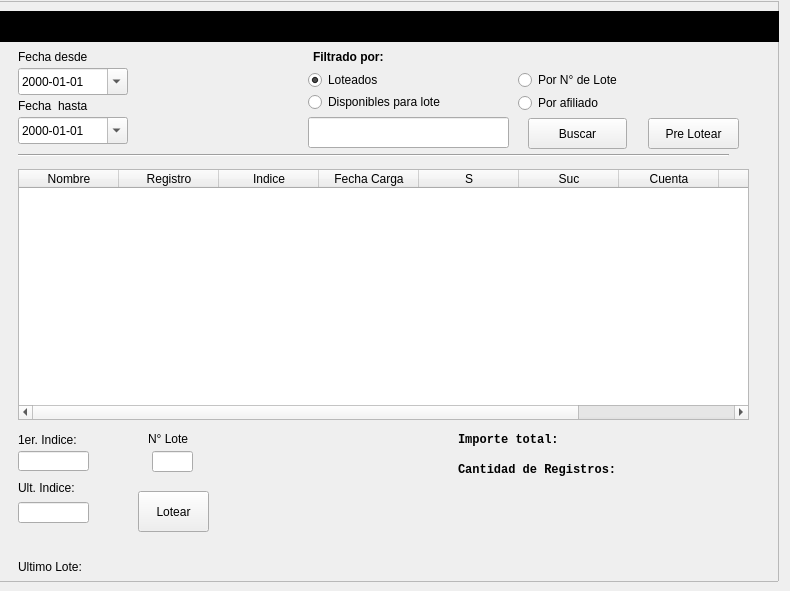
         <widget class="QWidget" name="p_lotes">
          <widget class="QFrame" name="frame_6">
           <property name="geometry">
            <rect>
             <x>-2</x>
             <y>1</y>
             <width>781</width>
             <height>581</height>
            </rect>
           </property>
           <property name="frameShape">
            <enum>QFrame::StyledPanel</enum>
           </property>
           <property name="frameShadow">
            <enum>QFrame::Raised</enum>
           </property>
           <widget class="QRadioButton" name="rb_sinlote">
            <property name="geometry">
             <rect>
              <x>310</x>
              <y>68</y>
              <width>151</width>
              <height>22</height>
             </rect>
            </property>
            <property name="text">
             <string>Loteados</string>
            </property>
            <property name="checked">
             <bool>true</bool>
            </property>
           </widget>
           <widget class="QRadioButton" name="rb_lotetodos">
            <property name="geometry">
             <rect>
              <x>310</x>
              <y>90</y>
              <width>181</width>
              <height>22</height>
             </rect>
            </property>
            <property name="text">
             <string>Disponibles para lote</string>
            </property>
           </widget>
           <widget class="QDateEdit" name="desde_lote">
            <property name="geometry">
             <rect>
              <x>20</x>
              <y>67</y>
              <width>110</width>
              <height>27</height>
             </rect>
            </property>
            <property name="displayFormat">
             <string>yyyy-MM-dd</string>
            </property>
            <property name="calendarPopup">
             <bool>true</bool>
            </property>
           </widget>
           <widget class="QDateEdit" name="hasta_lote">
            <property name="geometry">
             <rect>
              <x>20</x>
              <y>116</y>
              <width>110</width>
              <height>27</height>
             </rect>
            </property>
            <property name="displayFormat">
             <string>yyyy-MM-dd</string>
            </property>
            <property name="calendarPopup">
             <bool>true</bool>
            </property>
           </widget>
           <widget class="QLabel" name="label_48">
            <property name="geometry">
             <rect>
              <x>20</x>
              <y>47</y>
              <width>91</width>
              <height>17</height>
             </rect>
            </property>
            <property name="text">
             <string>Fecha desde</string>
            </property>
           </widget>
           <widget class="QLabel" name="label_49">
            <property name="geometry">
             <rect>
              <x>20</x>
              <y>96</y>
              <width>91</width>
              <height>17</height>
             </rect>
            </property>
            <property name="text">
             <string>Fecha  hasta</string>
            </property>
           </widget>
           <widget class="Line" name="line_8">
            <property name="geometry">
             <rect>
              <x>20</x>
              <y>146</y>
              <width>711</width>
              <height>16</height>
             </rect>
            </property>
            <property name="orientation">
             <enum>Qt::Horizontal</enum>
            </property>
           </widget>
           <widget class="QPushButton" name="btn_listarloteables">
            <property name="geometry">
             <rect>
              <x>530</x>
              <y>117</y>
              <width>99</width>
              <height>31</height>
             </rect>
            </property>
            <property name="text">
             <string>Buscar</string>
            </property>
           </widget>
           <widget class="QTableWidget" name="tb_lotes">
            <property name="geometry">
             <rect>
              <x>20</x>
              <y>168</y>
              <width>731</width>
              <height>251</height>
             </rect>
            </property>
            <property name="styleSheet">
             <string notr="true"/>
            </property>
            <property name="editTriggers">
             <set>QAbstractItemView::NoEditTriggers</set>
            </property>
            <property name="alternatingRowColors">
             <bool>true</bool>
            </property>
            <property name="selectionBehavior">
             <enum>QAbstractItemView::SelectRows</enum>
            </property>
            <attribute name="verticalHeaderVisible">
             <bool>false</bool>
            </attribute>
            <column>
             <property name="text">
              <string>Nombre</string>
             </property>
            </column>
            <column>
             <property name="text">
              <string>Registro</string>
             </property>
            </column>
            <column>
             <property name="text">
              <string>Indice</string>
             </property>
            </column>
            <column>
             <property name="text">
              <string>Fecha Carga</string>
             </property>
            </column>
            <column>
             <property name="text">
              <string>S</string>
             </property>
            </column>
            <column>
             <property name="text">
              <string>Suc</string>
             </property>
            </column>
            <column>
             <property name="text">
              <string>Cuenta</string>
             </property>
            </column>
            <column>
             <property name="text">
              <string>Lote</string>
             </property>
            </column>
            <column>
             <property name="text">
              <string>Importe</string>
             </property>
            </column>
           </widget>
           <widget class="QLabel" name="label_50">
            <property name="geometry">
             <rect>
              <x>460</x>
              <y>430</y>
              <width>131</width>
              <height>17</height>
             </rect>
            </property>
            <property name="font">
             <font>
              <family>Liberation Mono</family>
              <weight>75</weight>
              <bold>true</bold>
             </font>
            </property>
            <property name="text">
             <string>Importe total:</string>
            </property>
           </widget>
           <widget class="QLabel" name="signal_totallote">
            <property name="geometry">
             <rect>
              <x>590</x>
              <y>430</y>
              <width>181</width>
              <height>17</height>
             </rect>
            </property>
            <property name="font">
             <font>
              <family>Liberation Mono</family>
              <weight>75</weight>
              <bold>true</bold>
             </font>
            </property>
            <property name="styleSheet">
             <string notr="true">color: rgb(170, 0, 0);</string>
            </property>
            <property name="text">
             <string/>
            </property>
           </widget>
           <widget class="QLineEdit" name="txt_primerindice">
            <property name="geometry">
             <rect>
              <x>20</x>
              <y>450</y>
              <width>71</width>
              <height>20</height>
             </rect>
            </property>
           </widget>
           <widget class="QLineEdit" name="txt_ultimoindice">
            <property name="geometry">
             <rect>
              <x>20</x>
              <y>501</y>
              <width>71</width>
              <height>21</height>
             </rect>
            </property>
           </widget>
           <widget class="QLabel" name="label_53">
            <property name="geometry">
             <rect>
              <x>20</x>
              <y>430</y>
              <width>101</width>
              <height>17</height>
             </rect>
            </property>
            <property name="text">
             <string>1er. Indice:</string>
            </property>
           </widget>
           <widget class="QLabel" name="label_54">
            <property name="geometry">
             <rect>
              <x>20</x>
              <y>478</y>
              <width>101</width>
              <height>17</height>
             </rect>
            </property>
            <property name="text">
             <string>Ult. Indice:</string>
            </property>
           </widget>
           <widget class="QPushButton" name="btn_lotear">
            <property name="geometry">
             <rect>
              <x>140</x>
              <y>490</y>
              <width>71</width>
              <height>41</height>
             </rect>
            </property>
            <property name="text">
             <string>Lotear</string>
            </property>
           </widget>
           <widget class="QPushButton" name="btn_exportar_lote">
            <property name="geometry">
             <rect>
              <x>650</x>
              <y>117</y>
              <width>91</width>
              <height>31</height>
             </rect>
            </property>
            <property name="text">
             <string>Pre Lotear</string>
            </property>
           </widget>
           <widget class="QLineEdit" name="txt_numlote">
            <property name="geometry">
             <rect>
              <x>154</x>
              <y>450</y>
              <width>41</width>
              <height>21</height>
             </rect>
            </property>
           </widget>
           <widget class="QLabel" name="label_55">
            <property name="geometry">
             <rect>
              <x>150</x>
              <y>430</y>
              <width>51</width>
              <height>16</height>
             </rect>
            </property>
            <property name="text">
             <string>N° Lote</string>
            </property>
           </widget>
           <widget class="QRadioButton" name="rb_xlote">
            <property name="geometry">
             <rect>
              <x>520</x>
              <y>68</y>
              <width>151</width>
              <height>22</height>
             </rect>
            </property>
            <property name="text">
             <string>Por N° de Lote</string>
            </property>
           </widget>
           <widget class="QLabel" name="label_100">
            <property name="geometry">
             <rect>
              <x>315</x>
              <y>47</y>
              <width>201</width>
              <height>17</height>
             </rect>
            </property>
            <property name="font">
             <font>
              <weight>75</weight>
              <bold>true</bold>
             </font>
            </property>
            <property name="text">
             <string>Filtrado por:</string>
            </property>
           </widget>
           <widget class="QRadioButton" name="rb_xafiliado">
            <property name="geometry">
             <rect>
              <x>520</x>
              <y>91</y>
              <width>151</width>
              <height>22</height>
             </rect>
            </property>
            <property name="text">
             <string>Por afiliado</string>
            </property>
           </widget>
           <widget class="QLineEdit" name="txt_filtrado_lotes">
            <property name="geometry">
             <rect>
              <x>310</x>
              <y>116</y>
              <width>201</width>
              <height>31</height>
             </rect>
            </property>
           </widget>
           <widget class="QFrame" name="frame_30">
            <property name="geometry">
             <rect>
              <x>0</x>
              <y>10</y>
              <width>781</width>
              <height>31</height>
             </rect>
            </property>
            <property name="styleSheet">
             <string notr="true">background-color:rgb(0, 0, 0)</string>
            </property>
            <property name="frameShape">
             <enum>QFrame::StyledPanel</enum>
            </property>
            <property name="frameShadow">
             <enum>QFrame::Raised</enum>
            </property>
            <widget class="QLabel" name="label_39">
             <property name="geometry">
              <rect>
               <x>10</x>
               <y>7</y>
               <width>191</width>
               <height>17</height>
              </rect>
             </property>
             <property name="font">
              <font>
               <weight>75</weight>
               <bold>true</bold>
              </font>
             </property>
             <property name="text">
              <string>LISTAR REGISTROS</string>
             </property>
            </widget>
           </widget>
           <widget class="QLabel" name="label_9">
            <property name="geometry">
             <rect>
              <x>20</x>
              <y>557</y>
              <width>91</width>
              <height>17</height>
             </rect>
            </property>
            <property name="text">
             <string>Ultimo Lote:</string>
            </property>
           </widget>
           <widget class="QLabel" name="signal_ultlote">
            <property name="geometry">
             <rect>
              <x>110</x>
              <y>557</y>
              <width>91</width>
              <height>17</height>
             </rect>
            </property>
            <property name="styleSheet">
             <string notr="true">color: rgb(170, 0, 0);</string>
            </property>
            <property name="text">
             <string/>
            </property>
           </widget>
           <widget class="QLabel" name="signal_cant_lote">
            <property name="geometry">
             <rect>
              <x>660</x>
              <y>458</y>
              <width>111</width>
              <height>20</height>
             </rect>
            </property>
            <property name="font">
             <font>
              <family>Liberation Mono</family>
              <weight>75</weight>
              <bold>true</bold>
             </font>
            </property>
            <property name="styleSheet">
             <string notr="true">color: rgb(170, 0, 0);</string>
            </property>
            <property name="text">
             <string/>
            </property>
           </widget>
           <widget class="QLabel" name="label_65">
            <property name="geometry">
             <rect>
              <x>460</x>
              <y>460</y>
              <width>201</width>
              <height>17</height>
             </rect>
            </property>
            <property name="font">
             <font>
              <family>Liberation Mono</family>
              <weight>75</weight>
              <bold>true</bold>
             </font>
            </property>
            <property name="text">
             <string>Cantidad de Registros:</string>
            </property>
           </widget>
          </widget>
         </widget>
